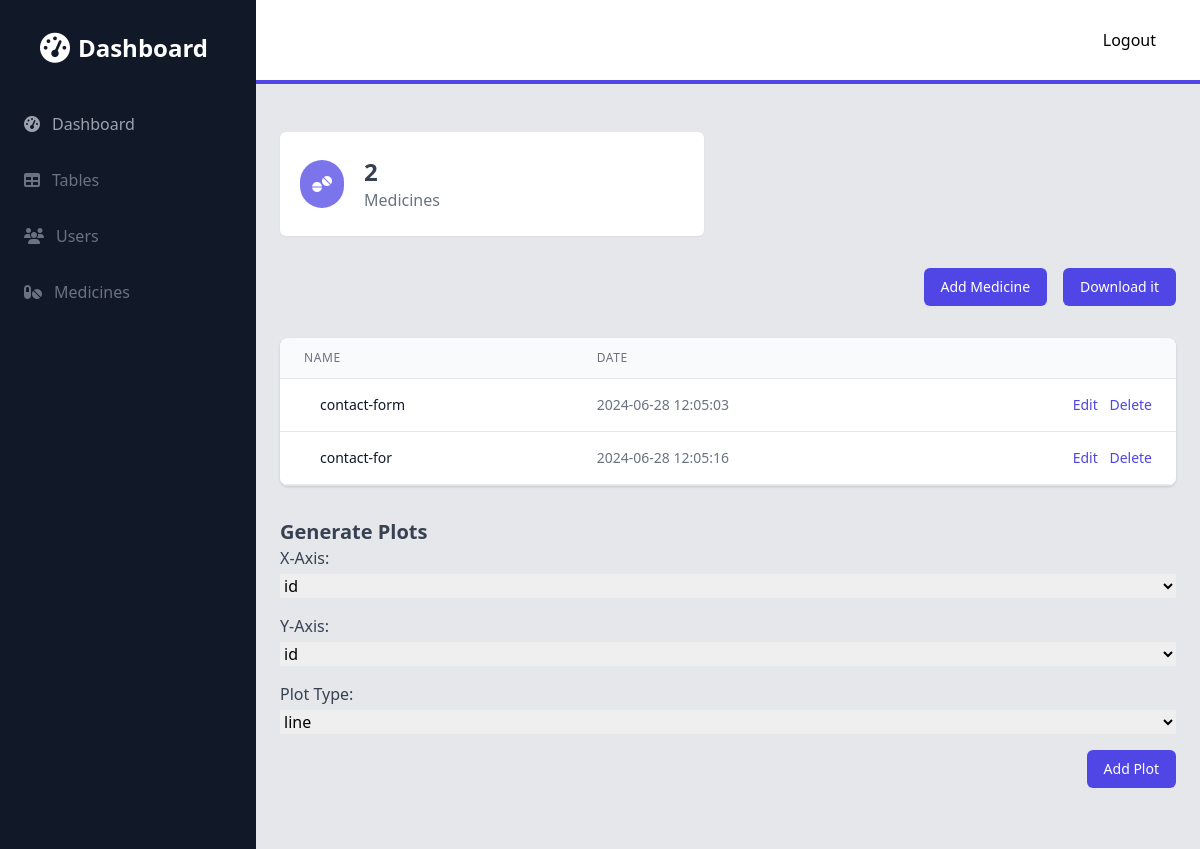
The page /admin/medicines (signed in) on the database as committed earlier.
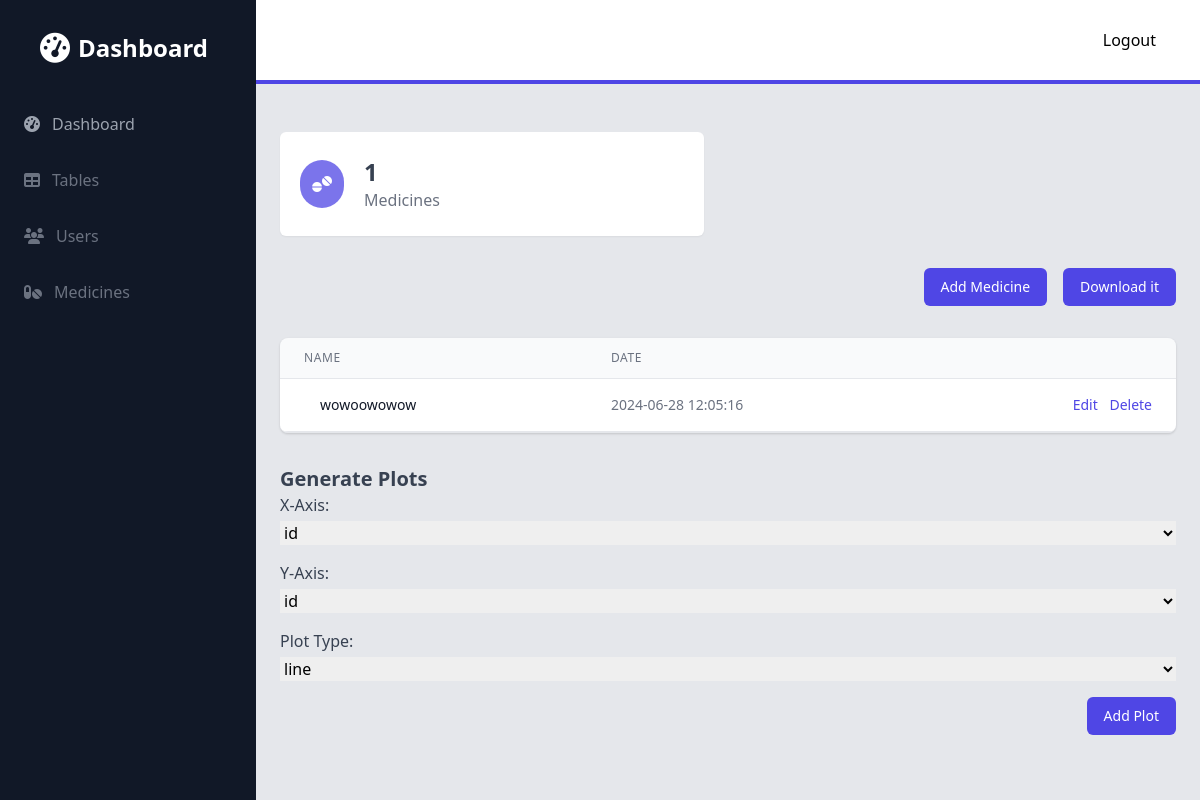
The same page on the database as committed later.
### models.py (models this page shows)
class Medicines(db.Model):
    id = db.Column(db.Integer, primary_key=True)
    name = db.Column(db.String(150), nullable=False, unique=True)
    date_created = db.Column(db.DateTime(timezone=True), default=func.now())

### admin.py (the view)
@admin.route('/medicines', methods=['GET', 'POST'])
@login_required
def medicines():
    medicines = Medicines.query.all()
    columns = Medicines.__table__.columns
    columns = [column.name for column in columns]
    return render_template('admin/medicines/medicines.html', medicines=medicines,  plot_types=PLOTS, columns=columns, table_name='Medicines')

### app.py (called while the page is built)
def create_app():
    app = Flask(__name__)
    app.config['SQLALCHEMY_DATABASE_URI'] = 'sqlite:///database.db'
    app.config['SECRET_KEY'] = 'secret'
    app.register_blueprint(views, url_prefix='/')
    app.register_blueprint(auth, url_prefix='/')
    app.register_blueprint(admin, url_prefix='/admin')
    login_manager = LoginManager()
    login_manager.login_view = 'auth.login'
    login_manager.init_app(app)
    @login_manager.user_loader
    def load_user(id):
        return User.query.get(int(id))
    with app.app_context():
        db.init_app(app)
        db.create_all()
    return app

### templates/admin/medicines/medicines.html
{% extends 'admin/base.html' %}
{% block content %}
<div class="container px-6 py-8 mx-auto">
    <div class="mt-4">
        <div class="flex flex-wrap -mx-6">
            <div class="w-full px-6 sm:w-1/2 xl:w-1/3">
                <div class="flex items-center px-5 py-6 bg-white rounded-md shadow-sm">
                    <div class="p-3 bg-indigo-600 bg-opacity-75 rounded-full">
                      <i class="fas fa-tablets text-white"></i>
                    </div>
                    <div class="mx-5">
                        <h4 class="text-2xl font-semibold text-gray-700">{{ medicines|length }}</h4>
                        <div class="text-gray-500">Medicines</div>
                    </div>
                </div>
            </div>
        </div>
    </div>
    <div class="mt-8">
      <div class="flex justify-end gap-4">
        <a href="{{ url_for('admin.create_medicine') }}" class="px-4 py-2 text-sm font-medium leading-5 text-white transition-colors duration-150 bg-indigo-600 border border-transparent rounded-md active:bg-indigo-600 hover:bg-indigo-700 focus:outline-none focus:shadow-outline-indigo">
          Add Medicine
        </a>
        <a href="{{ url_for('admin.tables') }}" class="px-4 py-2 text-sm font-medium leading-5 text-white transition-colors duration-150 bg-indigo-600 border border-transparent rounded-md active:bg-indigo-600 hover:bg-indigo-700 focus:outline-none focus:shadow-outline-indigo">
          Download it
        </a>
      </div>
    </div>
    <div class="mt-8">
        <div class="flex flex-col mt-8">
            <div class="py-2 -my-2 overflow-x-auto sm:-mx-6 sm:px-6 lg:-mx-8 lg:px-8">
                <div class="inline-block min-w-full overflow-hidden align-middle border-b border-gray-200 shadow sm:rounded-lg">
                    <table class="min-w-full">
                        <thead>
                            <tr>
                                <th class="px-6 py-3 text-xs font-medium leading-4 tracking-wider text-left text-gray-500 uppercase border-b border-gray-200 bg-gray-50">Name</th>
                                <th class="px-6 py-3 text-xs font-medium leading-4 tracking-wider text-left text-gray-500 uppercase border-b border-gray-200 bg-gray-50">Date</th>
                                <th class="px-6 py-3 border-b border-gray-200 bg-gray-50"></th>
                            </tr>
                        </thead>
                        <tbody class="bg-white">
                          {% for medicine in medicines %}
                            <tr>
                                <td class="px-6 py-4 whitespace-no-wrap border-b border-gray-200">
                                    <div class="flex items-center">
                                        <div class="ml-4">
                                          <div class="text-sm font-medium leading-5 text-gray-900">{{ medicine.name }}</div>
                                        </div>
                                    </div>
                                </td>
                                <td class="px-6 py-4 text-sm leading-5 text-gray-500 whitespace-no-wrap border-b border-gray-200">
                                  {{ medicine.date_created }}
                                </td>
                                <td class="px-6 py-4 text-sm font-medium leading-5 text-right whitespace-no-wrap border-b border-gray-200">
                                    <a href="{{ url_for('admin.update_medicine', id=medicine.id) }}" class="text-indigo-600 hover:text-indigo-900">Edit</a>
                                    <a href="{{ url_for('admin.delete_medicine', id=medicine.id) }}" class="ml-2 text-indigo-600 hover:text-indigo-900">Delete</a>
                            </tr>
                            {% endfor %}
                        </tbody>
                    </table>
                </div>
            </div>
        </div>
    </div>
    {% include "admin/plots.html" %}
</div>
{% endblock %}

### templates/admin/base.html (shortened to what this page needs)
<!DOCTYPE html>
<html lang="en">
<head>
  <link rel="stylesheet" href="https://cdn.jsdelivr.net/npm/tailwindcss@2.0.2/dist/tailwind.min.css">
  <link rel="stylesheet" href="https://cdnjs.cloudflare.com/ajax/libs/font-awesome/6.5.2/css/all.min.css" />
</head>
<body>
<div class="flex h-screen bg-gray-200">
  <div class="fixed inset-y-0 left-0 z-30 w-64 overflow-y-auto transition duration-300 transform bg-gray-900 lg:translate-x-0 lg:static lg:inset-0"
       id="sidebar">
    <div class="flex items-center justify-center mt-8">
      <div class="flex items-center">
        <i class="fas fa-tachometer-alt text-3xl text-white"></i>
        <span class="mx-2 text-2xl font-semibold text-white">Dashboard</span>
      </div>
    </div>
    <nav class="mt-10">
          <a href="{{ url_for('admin.panel') }}" class="flex items-center px-6 py-2 mt-4 text-gray-400 hover:bg-gray-700 hover:bg-opacity-25 hover:text-gray-100">
        <i class="fas fa-tachometer-alt"></i>
        <span class="mx-3">Dashboard</span>
      </a>
      <a href="{{ url_for('admin.tables') }}" class="flex items-center px-6 py-2 mt-4 text-gray-500 hover:bg-gray-700 hover:bg-opacity-25 hover:text-gray-100">
        <i class="fas fa-table"></i>
        <span class="mx-3">Tables</span>
      </a>
      <a href="{{ url_for('admin.users') }}" class="flex items-center px-6 py-2 mt-4 text-gray-500 hover:bg-gray-700 hover:bg-opacity-25 hover:text-gray-100">
        <i class="fas fa-users"></i>
        <span class="mx-3">Users</span>
      </a>
      <a href="{{ url_for('admin.medicines') }}" class="flex items-center px-6 py-2 mt-4 text-gray-500 hover:bg-gray-700 hover:bg-opacity-25 hover:text-gray-100">
          <i class="fas fa-pills"></i>
          <span class="mx-3">Medicines</span>
      </a>
    </nav>
  </div>
  <div class="flex flex-col flex-1 overflow-hidden">
    <header class="flex items-center justify-between px-6 py-4 bg-white border-b-4 border-indigo-600">
      <div class="flex items-center">
          <a href="{{ url_for('auth.logout') }}" class="p-3 px-5 text-black bg-slate-900">Logout</a>
      </div>
    </header>
      <main class='flex-1 overflow-x-hidden overflow-y-auto bg-gray-200'>
        {% block content %}
        {% endblock %}
      </main>
  </div>
</div>
</body>
</html>

### templates/admin/plots.html (shortened to what this page needs)
    <div class="mt-8">
        <h2 class="text-xl font-semibold text-gray-700">Generate Plots</h2>
        <form id="plotForm">
            <div class="mb-4">
                <label class="block text-gray-700">X-Axis:</label>
                <select name="x_axis" class="block w-full mt-1">
                  {% for column in columns %}
                    <option value="{{ column }}">{{ column }}</option>
                  {% endfor %}
                </select>
            </div>
            <div class="mb-4">
                <label class="block text-gray-700">Y-Axis:</label>
                <select name="y_axis" class="block w-full mt-1">
                {% for column in columns %}
                    <option value="{{ column }}">{{ column }}</option>
                {% endfor %}
                </select>
            </div>
            <div class="mb-4">
                <label class="block text-gray-700">Plot Type:</label>
                <select name="plot_type" class="block w-full mt-1">
                    {% for plot_type in plot_types %}
                    <option value="{{ plot_type }}">{{ plot_type }}</option>
                    {% endfor %}
                </select>
            </div>
            <div class="flex justify-end">
                <button type="button" onclick="addPlot()" class="px-4 py-2 text-sm font-medium leading-5 text-white transition-colors duration-150 bg-indigo-600 border border-transparent rounded-md active:bg-indigo-600 hover:bg-indigo-700 focus:outline-none focus:shadow-outline-indigo">
                    Add Plot
                </button>
            </div>
        </form>
    </div>
    <div id="plotsContainer" class="mt-8 space-y-4 border-t border-gray-200">
    </div>

Rows that differ between the two databases and show on the page:
removed Medicines: name "contact-form", date_created "2024-06-28 12:05:03"
changed Medicines: name "contact-for" → "wowoowowow"
Other text that changed with them:
{{ medicines|length }}: "2" → "1"
